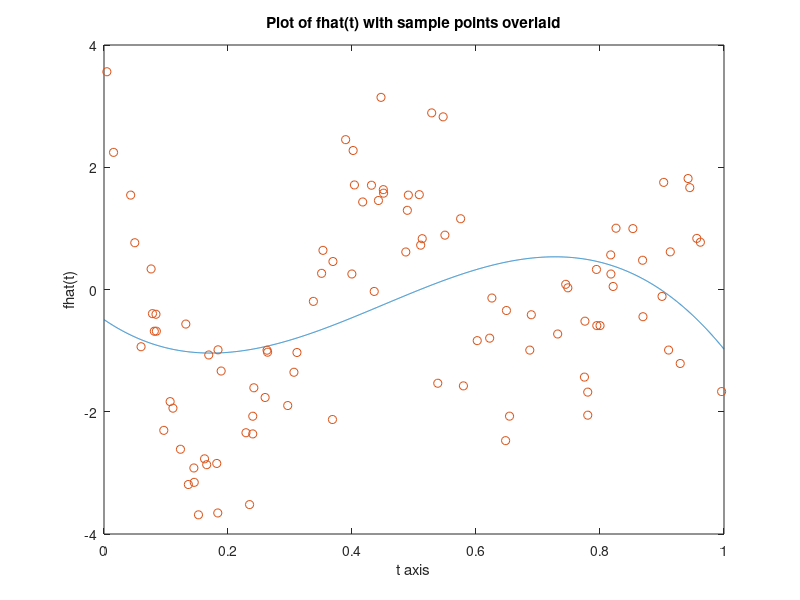

Recreate this plot in MATLAB.
clear all
close all
load('hw5p4_data.mat');
for i=1:100
    A(i,:) = [T(i)^3 T(i)^2 T(i) 1]; % ---- A is a 100x4 matrix. 
end
B = pinv(A);
x = B*y;
se = 0;
%sample error:
for i=1:100
    se = se + ((y(i) - (x(1)*(T(i)^3) + x(2)*(T(i)^2) + x(3)*(T(i)) + x(4)))^2);
end
sampleerror = sqrt(se);
t = linspace(0,1,5000);
plot(t,(x(1)*(t.^3) + x(2)*(t.^2) + x(3)*t + x(4)));
ylabel('fhat(t)');
xlabel('t axis');
title('Plot of fhat(t) with sample points overlaid');
hold on;
plot(T,y,'o');





